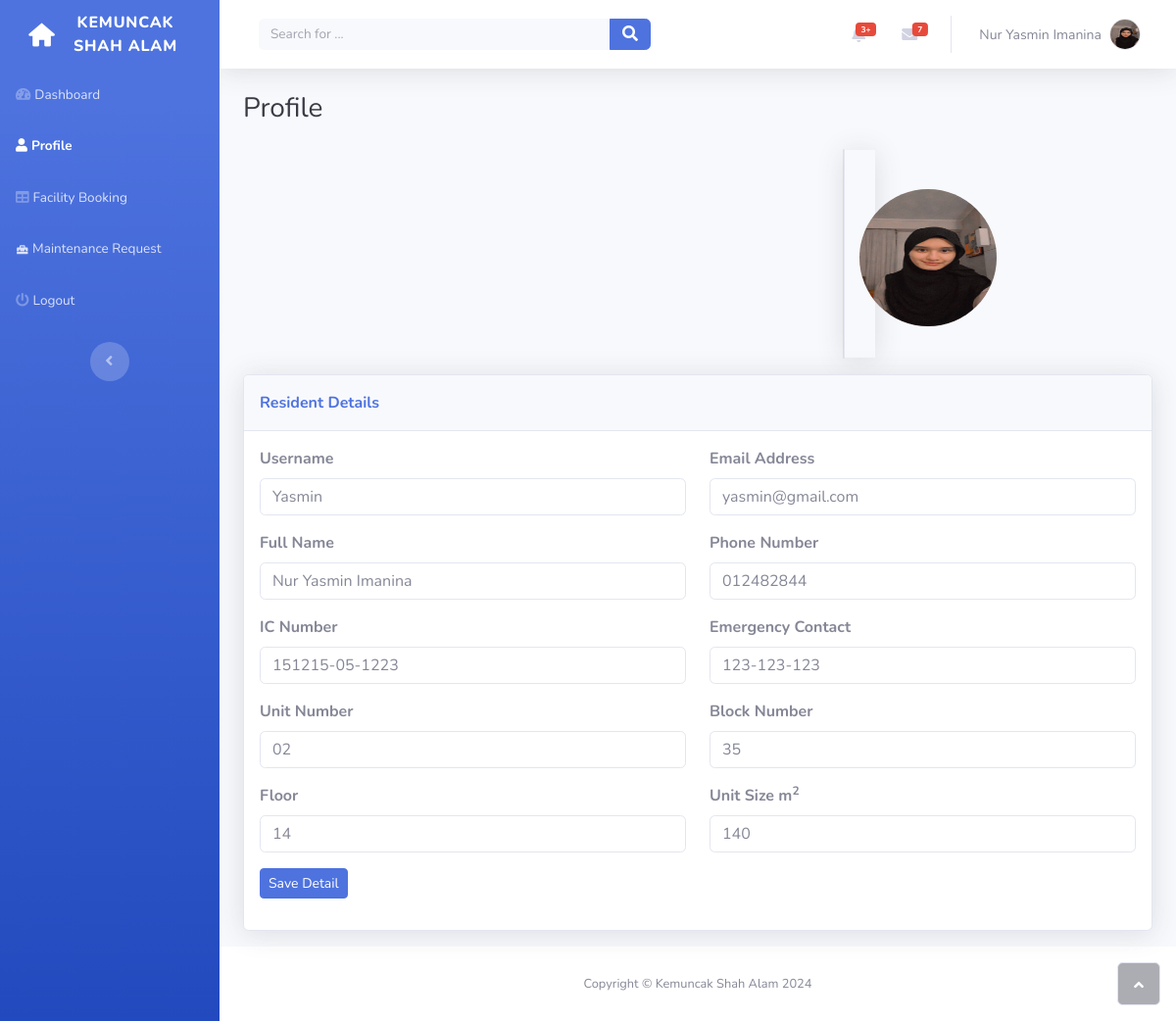
The app's page /resident/profile.php (signed in) with its own data.
### tables this page shows
CREATE TABLE `user` (
  `user_id` int(20) NOT NULL,
  `username` varchar(100) NOT NULL,
  `password` varchar(100) NOT NULL,
  `role_id` int(20) NOT NULL,
  `fullname` varchar(255) NOT NULL,
  `email` varchar(255) NOT NULL,
  `phone_number` varchar(20) DEFAULT NULL,
  `ic_number` varchar(14) DEFAULT NULL,
  `emergency_contact` varchar(255) DEFAULT NULL,
  `unit_id` int(11) DEFAULT NULL,
  `profile_pic` varchar(255) DEFAULT NULL
);

CREATE TABLE `unit` (
  `unit_id` int(20) NOT NULL,
  `unit_number` varchar(20) NOT NULL,
  `size` float NOT NULL,
  `block_number` int(20) NOT NULL,
  `floor` int(20) NOT NULL
);

### resident/profile.php (the view, shortened to what this page needs)
<?php
include '../include/connection.php';
$userId = $_SESSION["user_id"];
$sql = "SELECT u.*, r.unit_number, r.block_number, r.floor, r.size
        FROM user u
        LEFT JOIN unit r ON u.unit_id = r.unit_id
        WHERE u.user_id = $userId";
$result = $conn->query($sql);
if ($result->num_rows == 1) {
    $user = $result->fetch_assoc();
} else {
    $user = null;
}
?>
<!DOCTYPE html>
<html data-bs-theme="light" lang="en">
<head>
    <link rel="stylesheet" href="../assets/bootstrap/css/bootstrap.min.css">
    <link rel="stylesheet" href="../assets/fonts/fontawesome-all.min.css">
    <link rel="stylesheet" href="../assets/fonts/typicons.min.css">
    <link rel="stylesheet" type="text/css" href="https://cdnjs.cloudflare.com/ajax/libs/fancybox/3.5.7/jquery.fancybox.min.css" />
</head>
<body id="page-top">
    <?php if ($user): ?>
    <div id="wrapper">
        <nav class="navbar align-items-start sidebar sidebar-dark accordion bg-gradient-primary p-0 navbar-dark">
            <div class="container-fluid d-flex flex-column p-0"><a class="navbar-brand d-flex justify-content-center align-items-center sidebar-brand m-0" href="#">
                    <div class="sidebar-brand-icon rotate-n-15" style="transform: rotate(0deg);"><i class="typcn typcn-home" style="transform: rotate(5deg);"></i></div>
                    <div class="sidebar-brand-text mx-3"><span>KEMUNCAK<br>SHAH ALAM</span></div>
                </a>
                <ul class="navbar-nav text-light" id="accordionSidebar">
                    <li class="nav-item"><a class="nav-link" href="dashboard.php"><i class="fas fa-tachometer-alt"></i><span>Dashboard</span></a></li>
                    <li class="nav-item"><a class="nav-link active" href="profile.php"><i class="fas fa-user"></i><span>Profile</span></a></li>
                    <li class="nav-item"><a class="nav-link" href="facility_booking.php"><i class="fas fa-table"></i><span>Facility Booking</span></a></li>
                    <li class="nav-item"><a class="nav-link" href="maintenance_requests.php"><span> Maintenance Request</span></a></li>
                    <li class="nav-item"><a class="nav-link" href="logout.php"><i class="fa fa-power-off"></i><span>Logout</span></a></li>
                </ul>
                <div class="text-center d-none d-md-inline"><button class="btn rounded-circle border-0" id="sidebarToggle" type="button"></button></div>
            </div>
        </nav>
        <div class="d-flex flex-column" id="content-wrapper">
            <div id="content">
                <nav class="navbar navbar-expand bg-white shadow mb-4 topbar static-top navbar-light">
                    <div class="container-fluid"><button class="btn btn-link d-md-none rounded-circle me-3" id="sidebarToggleTop" type="button"><i class="fas fa-bars"></i></button>
                        <form class="d-none d-sm-inline-block me-auto ms-md-3 my-2 my-md-0 mw-100 navbar-search">
                            <div class="input-group"><input class="bg-light form-control border-0 small" type="text" placeholder="Search for ..."><button class="btn btn-primary py-0" type="button"><i class="fas fa-search"></i></button></div>
                        </form>
                        <ul class="navbar-nav flex-nowrap ms-auto">
                            <li class="nav-item dropdown no-arrow mx-1">
                                <div class="nav-item dropdown no-arrow"><a class="dropdown-toggle nav-link" aria-expanded="false" data-bs-toggle="dropdown" href="#"><span class="badge bg-danger badge-counter">3+</span><i class="fas fa-bell fa-fw"></i></a>
                                </div>
                            </li>
                            <li class="nav-item dropdown no-arrow mx-1">
                                <div class="nav-item dropdown no-arrow"><a class="dropdown-toggle nav-link" aria-expanded="false" data-bs-toggle="dropdown" href="#"><span class="badge bg-danger badge-counter">7</span><i class="fas fa-envelope fa-fw"></i></a>
                                </div>
                            </li>
                            <li class="nav-item dropdown no-arrow">
                                <div class="nav-item dropdown no-arrow"><a class="dropdown-toggle nav-link" aria-expanded="false" data-bs-toggle="dropdown" href="#"><span class="d-none d-lg-inline me-2 text-gray-600 small"><?php echo $user['fullname']; ?></span>
                                <?php if (!empty($user['profile_pic'])): ?>
                                    <img class="border rounded-circle img-profile" src="../profile_pics/<?php echo $user['profile_pic']; ?>" alt="Current Profile Picture" width="50">
                                <?php else: ?>
                                    <img class="border rounded-circle img-profile" src="../profile_pics/no-user.png" alt="Current Profile Picture" width="50">
                                <?php endif; ?>
                                </a>
                                </div>
                            </li>
                        </ul>
                    </div>
                </nav>
                <div class="container-fluid">
                    <h3 class="text-dark mb-4">Profile</h3>
                    <div class="row" style="margin-right: 600px;margin-left: 600px;">
                        <div class="col">
                            <div class="card mb-3">
                                <div class="card-body text-center shadow">
                                    <?php if (!empty($user['profile_pic'])): ?>
                                        <a data-fancybox="profile-picture" href="../profile_pics/<?php echo $user['profile_pic']; ?>">
                                            <img class="rounded-circle mb-3 mt-4" src="../profile_pics/<?php echo $user['profile_pic']; ?>" alt="Current Profile Picture" width="140" height="140">
                                        </a>
                                    <?php else: ?>
                                        <a data-fancybox="profile-picture" href="../profile_pics/no-user.png">
                                            <img class="rounded-circle mb-3 mt-4" src="../profile_pics/no-user.png" alt="Current Profile Picture" width="50">
                                        </a>
                                    <?php endif; ?>
                                </div>
                            </div>
                        </div>
                    </div>
                </div>
            </div>
            <div class="container">
                <div class="row">
                    <div class="col">
                        <div class="card shadow mb-3">
                            <div class="card-header py-3">
                                <p class="text-primary m-0 fw-bold">Resident Details</p>
                            </div>
                            <div class="card-body">
                                <form action="update_profile.php" method="post" enctype="multipart/form-data">
                                    <div class="row">
                                        <div class="col">
                                            <div class="mb-3"><label class="form-label" for="username"><strong>Username</strong></label><input class="form-control" type="text" id="username" placeholder="user.name" name="username" value="<?php echo $user['username']; ?>" readonly></div>
                                        </div>
                                        <div class="col">
                                            <div class="mb-3"><label class="form-label" for="email"><strong>Email Address</strong></label><input class="form-control" type="email" id="email" placeholder="user@example.com" name="email" value="<?php echo $user['email']; ?>"></div>
                                        </div>
                                    </div>
                                    <div class="row">
                                        <div class="col">
                                            <div class="mb-3"><label class="form-label" for="first_name"><strong>Full Name</strong></label><input class="form-control" type="text" id="fullname" placeholder="John" name="fullname" value="<?php echo $user['fullname']; ?>" readonly></div>
                                        </div>
                                        <div class="col">
                                            <div class="mb-3"><label class="form-label" for="last_name"><strong>Phone Number</strong></label><input class="form-control" type="text" id="phone" placeholder="Doe" name="phone" value="<?php echo $user['phone_number']; ?>"></div>
                                        </div>
                                    </div>
                                    <div class="row">
                                        <div class="col">
                                            <div class="mb-3"><label class="form-label" for="first_name"><strong>IC Number</strong></label><input class="form-control" type="text" id="ic_number" placeholder="John" name="ic_number" value="<?php echo $user['ic_number']; ?>" readonly></div>
                                        </div>
                                        <div class="col">
                                            <div class="mb-3"><label class="form-label" for="last_name"><strong>Emergency Contact</strong></label><input class="form-control" type="text" id="emergency_contact-2" placeholder="Doe" name="emergency_contact" value="<?php echo $user['emergency_contact']; ?>"></div>
                                        </div>
                                    </div>
                                    <div class="row">
                                        <div class="col">
                                            <div class="mb-3"><label class="form-label" for="first_name"><strong>Unit Number</strong></label><input class="form-control" type="text" id="unit_number" placeholder="John" name="unit_number" value="<?php echo $user['unit_number']; ?>" readonly></div>
                                        </div>
                                        <div class="col">
                                            <div class="mb-3"><label class="form-label" for="last_name"><strong>Block Number</strong></label><input class="form-control" type="text" id="block_number" placeholder="Doe" name="block_number" value="<?php echo $user['block_number']; ?>" readonly></div>
                                        </div>
                                    </div>
                                    <div class="row">
                                        <div class="col">
                                            <div class="mb-3"><label class="form-label" for="first_name"><strong>Floor</strong></label><input class="form-control" type="text" id="floor" placeholder="John" name="floor" value="<?php echo $user['floor']; ?>" readonly></div>
                                        </div>
                                        <div class="col">
                                            <div class="mb-3"><label class="form-label" for="last_name"><strong>Unit Size m<sup>2</sup></strong></label><input class="form-control" type="text" id="size" placeholder="Doe" name="size" value="<?php echo $user['size']; ?>" readonly></div>
                                        </div>
                                    </div>
                                    <div class="mb-3"><button class="btn btn-primary btn-sm" type="submit">Save Detail</button></div>
                                </form>
                            </div>
                        </div>
                    </div>
                </div>
            </div>
            <footer class="bg-white sticky-footer">
                <div class="container my-auto">
                    <div class="text-center my-auto copyright"><span>Copyright © Kemuncak Shah Alam 2024</span></div>
                </div>
            </footer>
        </div><a class="border rounded d-inline scroll-to-top" href="#page-top"><i class="fas fa-angle-up"></i></a>
    </div>
    <?php else: ?>
        <p>Error: Resident not found.</p>
    <?php endif; ?>
</body>
</html>

### records on screen
user: fullname "Nur Yasmin Imanina", profile_pic (picture), username "Yasmin", email "yasmin@gmail.com", phone "012482844", ic_number "151215-05-1223", emergency_contact "123-123-123", unit_number "02", block_number "35", floor "14", size "140"
